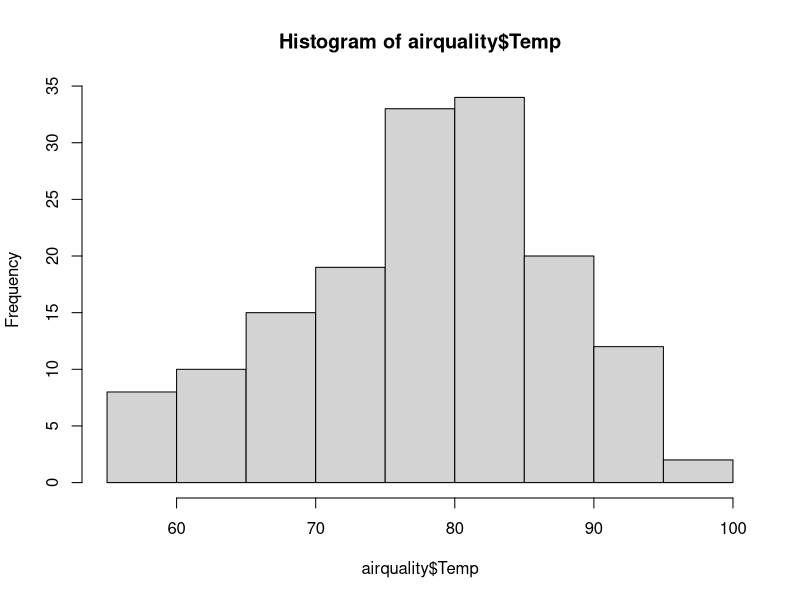
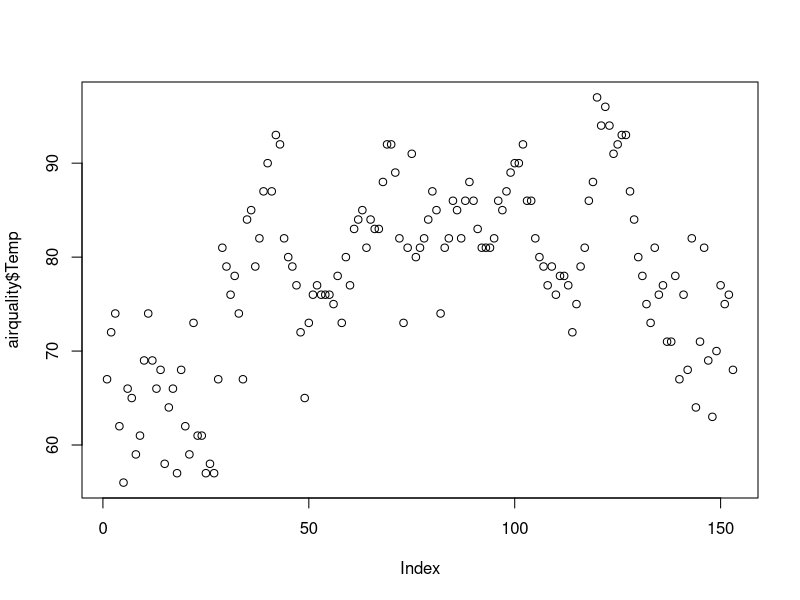
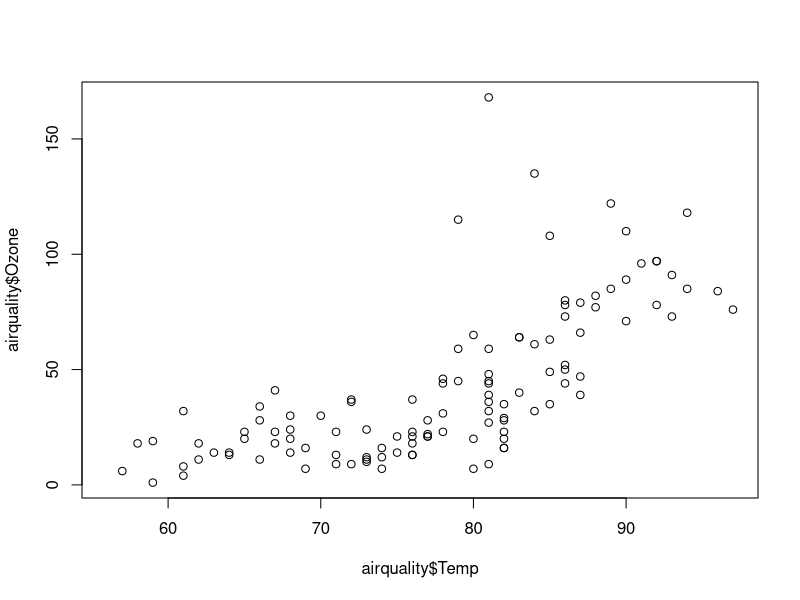
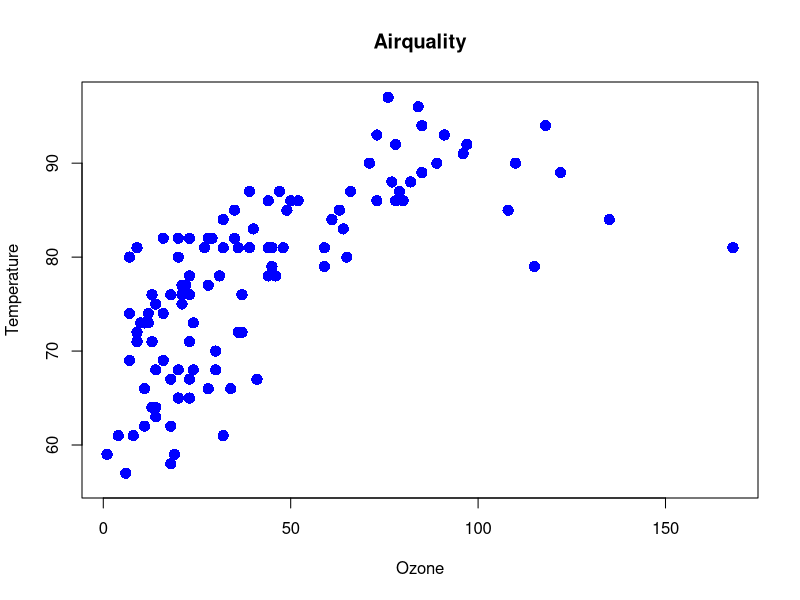
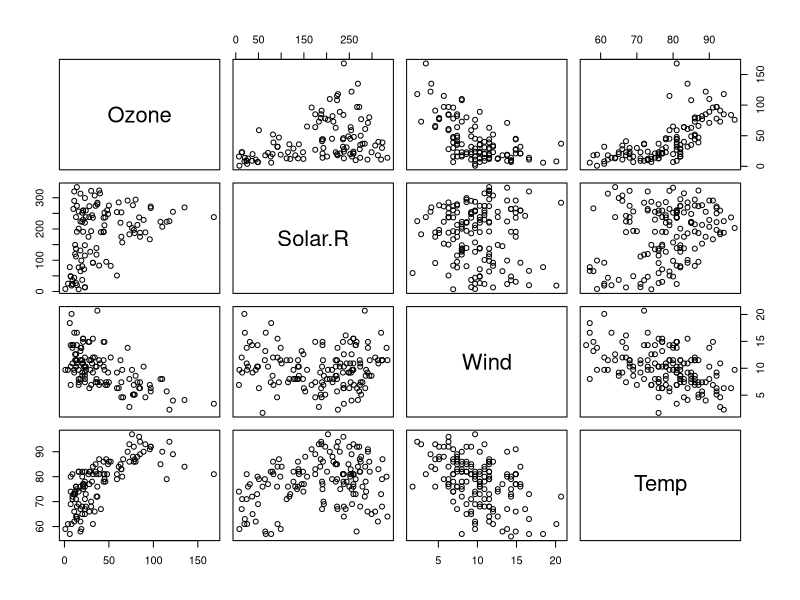
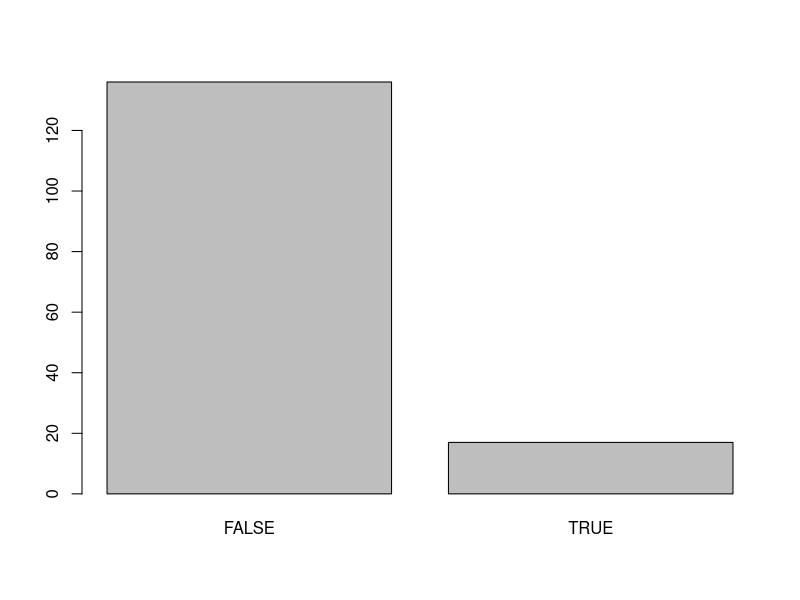
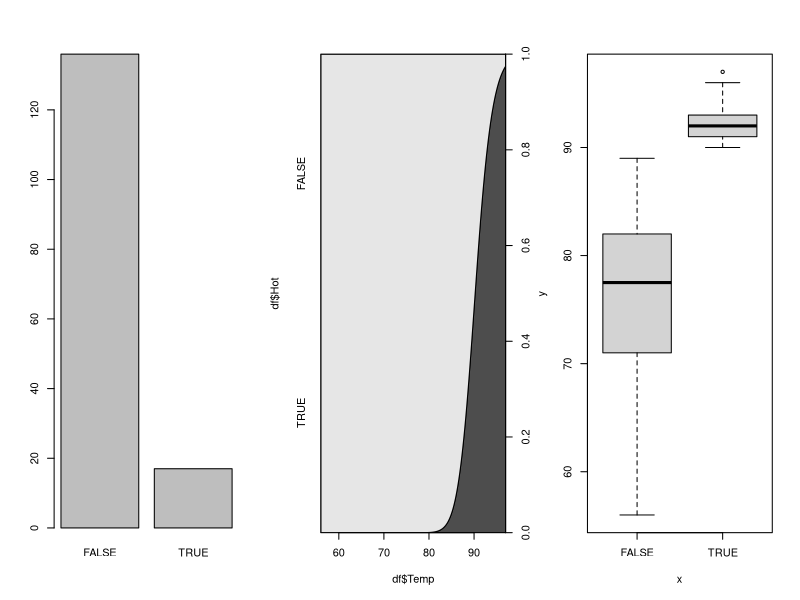

Source code (R) for these figures, in order:
## ---- chunk 1
data(airquality)
head(airquality, n=2)
## ---- chunk 2
sum(is.na(airquality$Ozone))
mean(airquality$Ozone)
mean(airquality$Ozone, na.rm=TRUE)
## ---- chunk 3
df <- airquality[]
df$Ozone[is.na(df$Ozone)] <- mean(df$Ozone, na.rm=TRUE)
mean(df$Ozone)
## ---- chunk 4
hist(airquality$Temp)
plot(airquality$Temp)
plot(airquality$Temp, airquality$Ozone)

 plot(airquality$Ozone, airquality$Temp, pch=16, col="blue", cex=1.5,
        main="Airquality", xlab="Ozone", ylab="Temperature")     
## ---- chunk 5
cor(airquality[1:4], use="complete")
pairs(airquality[1:4])
## ---- chunk 6
df <- airquality[] # copy the data set df
df$Hot <- FALSE
df$Hot[df$Temp>89] <- TRUE
df$Hot <- factor(df$Hot)
df$Hot[40:46]
plot(df$Hot)
## ---- chunk 7
par(mfrow=c(1,3))
plot(df$Hot)
cdplot(df$Temp, df$Hot)
plot(df$Hot, df$Temp)
